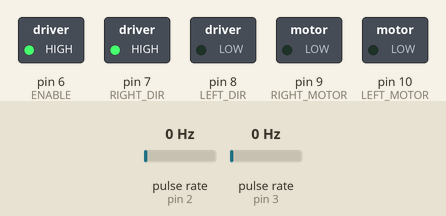
Simulated run of this sketch. Board: Arduino Uno, built with avr-gcc and run on an emulated ATmega328P. Shown: switched loads named in the sketch (green lamp = pin HIGH). Wiring (inferred from the names in the program): 2 × pulse sensor: data pin 2 / data pin 3. The test bench sets the inputs (shaded band); at power-on: pulse rate (sensors on pin 2, pin 3) 0 Hz.

Above: at 0.1 s.
Timing chart, 0 to 1.6 s (numbered marks = the images above):
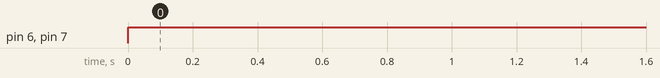

Measured:
- by itself, pin 6 (ENABLE), pin 7 (RIGHT_DIR): LOW → HIGH at 0.00 s

The sketch:

motor_handler.ino
```cpp
// Pinout
const int LEFT_MOTOR = 10;
const int RIGHT_MOTOR = 9;
const int LEFT_DIR = 8;
const int RIGHT_DIR = 7;
const int ENABLE = 6; // Normally low

const int LEFT_ENCODER = 2;
const int RIGHT_ENCODER = 3;

typedef struct
{
  uint8_t left_forward;
  uint8_t right_forward;
  uint8_t left_value;
  uint8_t right_value;
  uint8_t motors_enable;
} input_packet_t;

input_packet_t packet;

uint32_t left_count;
uint32_t right_count;

// Interrup handler for left motor encoder tick count.
void left_inc()
{
  ++left_count;
}

// Interrup handler for right motor encoder tick count.
void right_inc()
{
  ++right_count;
}

void setup() {
  // Initialize serial communication.
  Serial.begin(9600);

  // Initialize Pins for output to Pioneer.
  pinMode(LEFT_MOTOR, OUTPUT);
  pinMode(RIGHT_MOTOR, OUTPUT);
  pinMode(LEFT_DIR, OUTPUT);
  pinMode(RIGHT_DIR, OUTPUT);
  pinMode(ENABLE, OUTPUT);

  // Set initial values for the robot to stay still.
  packet.right_forward = 0;
  packet.right_value = 0;
  packet.left_forward = 0;
  packet.left_value = 0;
  packet.motors_enable = 1;

  // Initialize encoder counts.
  left_count = 0;
  right_count = 0;

  // Set interrups for counting encoder ticks.
  attachInterrupt(digitalPinToInterrupt(LEFT_ENCODER), &left_inc, CHANGE);
  attachInterrupt(digitalPinToInterrupt(RIGHT_ENCODER), &right_inc, CHANGE);
}

void loop()
{
  // Read values once a full packet is available.
  if (Serial.available() >= sizeof(packet))
  {
    Serial.readBytes((uint8_t *)&packet, sizeof(packet));
    // Send encoder counts to controller.
    Serial.write((char *)&left_count, 4);
    Serial.write((char *)&right_count, 4);
    left_count = 0;
    right_count = 0;
  }

  analogWrite(LEFT_MOTOR, packet.left_value);
  analogWrite(RIGHT_MOTOR, packet.right_value);
  digitalWrite(LEFT_DIR, packet.left_forward);
  digitalWrite(RIGHT_DIR, !packet.right_forward);
  digitalWrite(ENABLE, packet.motors_enable);

  delay(10);
}
```
